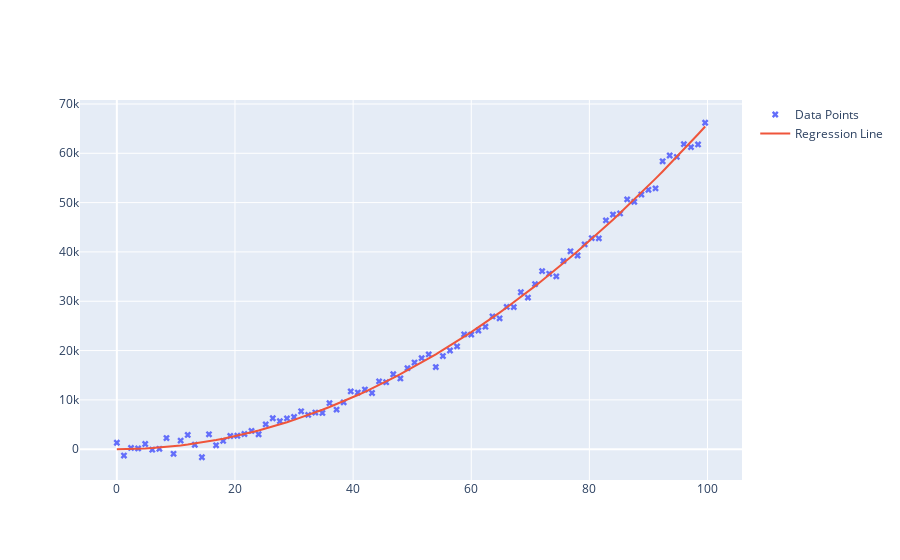

The notebook cell this image was saved under:
### Code cell
y_range = function(x= x_value, theta= theta_train_2)

# Create a new Plotly figure to visualize the data points and the regression line
fig = go.Figure()

# Add a scatter plot for the original data points from the CSV file
fig.add_trace(
    go.Scatter(
        x=x_value[:, 1],  # X values from the 'x' column
        y=y_value.reshape(-1,),  # Y values from the 'y' column
        mode='markers',  # Plot style as markers (points)
        marker=dict(symbol='x'),  # Marker style
        name='Data Points'  # Name for the legend
    )
)

fig.add_trace(
    go.Scatter(
        x=x_value[:, 1],  # X values for the regression line
        y=y_range.reshape(-1,),  # Y values for the regression line
        mode='lines',  # Plot style as a line
        name='Regression Line'  # Name for the legend
    )
)
